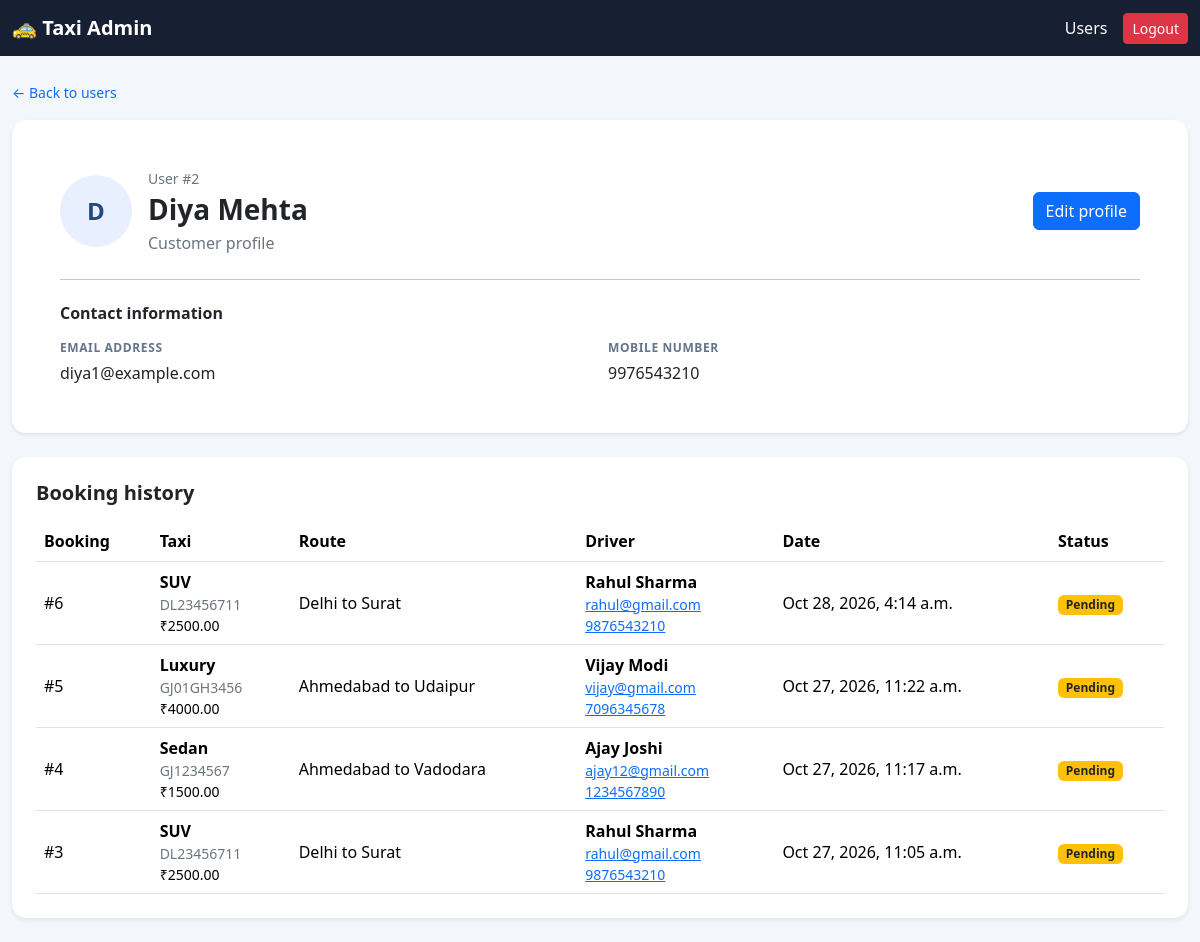
/users/2/ (signed in), run on an earlier commit of the app's database.
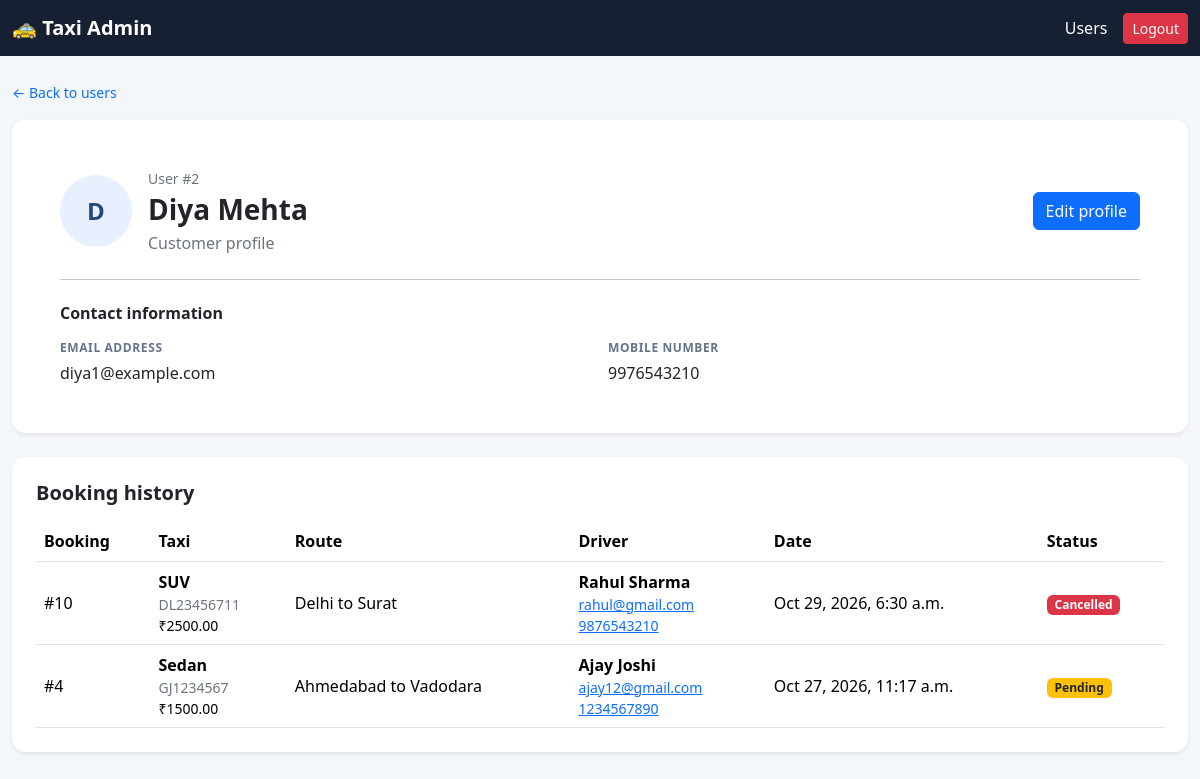
And on a later commit of the database.
### core/models.py (models this page shows, shortened)
class User(models.Model):
    name = models.CharField(max_length=100)
    email = models.EmailField(unique=True)
    mobile = models.CharField(max_length=15)
    password = models.CharField(max_length=128)
    class Meta:
        ordering = ['name']

class Booking(models.Model):
    STATUS_CHOICES = [
        ('Pending', 'Pending'),
        ('Approved', 'Approved'),
        ('Cancelled', 'Cancelled'),
    ]
    user = models.ForeignKey(
        'core.User',
        on_delete=models.CASCADE,
        related_name='bookings'
    )
    taxi = models.ForeignKey(
        'core.Taxi',
        on_delete=models.CASCADE,
        related_name='bookings'
    )
    date = models.DateTimeField(auto_now_add=True)
    status = models.CharField(
        max_length=20,
        choices=STATUS_CHOICES,
        default='Pending'
    )

class Taxi(models.Model):
    number = models.CharField(max_length=20, unique=True)
    type = models.CharField(max_length=50)
    source = models.CharField(max_length=100)
    destination = models.CharField(max_length=100)
    price = models.DecimalField(max_digits=10, decimal_places=2)
    availability = models.BooleanField(default=True)
    driver = models.ForeignKey(
        Driver,
        on_delete=models.CASCADE,
        related_name='taxis',
    )

class Driver(models.Model):
    name = models.CharField(max_length=100)
    email = models.EmailField(unique=True)
    license_number = models.CharField(
        max_length=50,
        unique=True
    )
    mobile = models.CharField(max_length=15)
    taxi_number = models.CharField(max_length=20, blank=True)
    password = models.CharField(max_length=128)

### core/views.py (the view)
# urls.py: path('users/<int:user_id>/', views.admin_user_detail, name='admin_user_detail'),
@user_passes_test(lambda user: user.is_authenticated and user.is_staff,
                  login_url='admin_login')
def admin_user_detail(request, user_id):
    user = get_object_or_404(User, pk=user_id)
    bookings = user.bookings.select_related(
        'taxi',
        'taxi__driver',
    ).order_by('-date')
    return render(
        request,
        'core/admin_user_detail.html',
        {
            'user_record': user,
            'bookings': bookings,
        },
    )

### core/templates/core/admin_user_detail.html (shortened to what this page needs)
<!DOCTYPE html>
<html lang="en">
<head>
    <link href="https://cdn.jsdelivr.net/npm/bootstrap@5.3.3/dist/css/bootstrap.min.css"
          rel="stylesheet">
</head>
<body>
<nav class="navbar navbar-dark admin-navbar">
    <div class="container-xxl">
        <a class="navbar-brand fw-bold" href="{% url 'admin_dashboard' %}">
            🚕 Taxi Admin
        </a>
        <div class="d-flex align-items-center gap-3">
            <a class="nav-link text-white" href="{% url 'admin_users' %}">
                Users
            </a>
            <form method="POST" action="{% url 'admin_logout' %}">
                <button type="submit" class="btn btn-danger btn-sm">Logout</button>
            </form>
        </div>
    </div>
</nav>
<main class="container-xxl py-4">
    <a class="text-decoration-none small" href="{% url 'admin_users' %}">
        &larr; Back to users
    </a>
    <section class="card profile-card shadow-sm mt-3">
        <div class="card-body p-4 p-md-5">
            <header class="d-flex flex-wrap align-items-center gap-3 mb-4">
                <span class="profile-avatar" aria-hidden="true">
                    {{ user_record.name|first|upper }}
                </span>
                <div>
                    <p class="text-secondary small mb-1">
                        User #{{ user_record.pk }}
                    </p>
                    <h1 class="h3 fw-bold mb-1">{{ user_record.name }}</h1>
                    <p class="text-secondary mb-0">Customer profile</p>
                </div>
                <a class="btn btn-primary ms-md-auto"
                   href="{% url 'admin_user_edit' user_record.pk %}">
                    Edit profile
                </a>
            </header>
            <hr class="mb-4">
            <h2 class="h6 fw-bold mb-3">Contact information</h2>
            <div class="row g-3">
                <div class="col-12 col-md-6">
                    <div class="detail-label mb-1">Email address</div>
                    <div>{{ user_record.email }}</div>
                </div>
                <div class="col-12 col-md-6">
                    <div class="detail-label mb-1">Mobile number</div>
                    <div>{{ user_record.mobile }}</div>
                </div>
            </div>
        </div>
    </section>
    <section class="card profile-card shadow-sm mt-4">
        <div class="card-body p-4">
            <h2 class="h5 fw-bold mb-3">Booking history</h2>
            {% if bookings %}
                <div class="table-responsive">
                    <table class="table align-middle mb-0">
                        <thead>
                            <tr>
                                <th>Booking</th>
                                <th>Taxi</th>
                                <th>Route</th>
                                <th>Driver</th>
                                <th>Date</th>
                                <th>Status</th>
                            </tr>
                        </thead>
                        <tbody>
                            {% for booking in bookings %}
                                <tr>
                                    <td>#{{ booking.pk }}</td>
                                    <td>
                                        <div class="fw-semibold">{{ booking.taxi.type }}</div>
                                        <div class="small text-secondary">{{ booking.taxi.number }}</div>
                                        <div class="small">₹{{ booking.taxi.price }}</div>
                                    </td>
                                    <td>{{ booking.taxi.source }} to {{ booking.taxi.destination }}</td>
                                    <td>
                                        <div class="fw-semibold">{{ booking.taxi.driver.name }}</div>
                                        <a class="small d-block" href="mailto:{{ booking.taxi.driver.email }}">{{ booking.taxi.driver.email }}</a>
                                        <a class="small d-block" href="tel:{{ booking.taxi.driver.mobile }}">{{ booking.taxi.driver.mobile }}</a>
                                    </td>
                                    <td>{{ booking.date|date:"M j, Y, g:i a" }}</td>
                                    <td>
                                        {% if booking.status == 'Approved' %}
                                            <span class="badge text-bg-success">{{ booking.status }}</span>
                                        {% elif booking.status == 'Cancelled' %}
                                            <span class="badge text-bg-danger">{{ booking.status }}</span>
                                        {% else %}
                                            <span class="badge text-bg-warning text-dark">{{ booking.status }}</span>
                                        {% endif %}
                                    </td>
                                </tr>
                            {% endfor %}
                        </tbody>
                    </table>
                </div>
            {% else %}
                <p class="text-secondary mb-0">No bookings yet</p>
            {% endif %}
        </div>
    </section>
</main>
</body>
</html>

### core/templates/core/admin_user_detail.html (style rules this page uses)
body { background: #f3f6fa; }
.admin-navbar { background: #172033; }
.profile-card { border: 0; border-radius: 14px; }
.profile-avatar { align-items: center; background: #e8efff; border-radius: 50%; color: #24477c; display: inline-flex; font-size: 1.5rem; font-weight: 700; height: 72px; justify-content: center; width: 72px; }
.detail-label { color: #64748b; font-size: .75rem; font-weight: 700; letter-spacing: .05em; text-transform: uppercase; }

What changed in the data, as far as the page shows it:
removed Booking: pk "6", taxi.type "SUV", taxi.number "DL23456711", taxi.price "2500.00", taxi.source "Delhi", taxi.destination "Surat", taxi.driver.name "Rahul Sharma", taxi.driver.email "rahul@gmail.com", taxi.driver.mobile "9876543210", date "Oct 28, 2026, 4:14 a.m.", status "Pending"
removed Booking: pk "5", taxi.type "Luxury", taxi.number "GJ01GH3456", taxi.price "4000.00", taxi.source "Ahmedabad", taxi.destination "Udaipur", taxi.driver.name "Vijay Modi", taxi.driver.email "vijay@gmail.com", taxi.driver.mobile "7096345678", date "Oct 27, 2026, 11:22 a.m.", status "Pending"
removed Booking: pk "3", taxi.type "SUV", taxi.number "DL23456711", taxi.price "2500.00", taxi.source "Delhi", taxi.destination "Surat", taxi.driver.name "Rahul Sharma", taxi.driver.email "rahul@gmail.com", taxi.driver.mobile "9876543210", date "Oct 27, 2026, 11:05 a.m.", status "Pending"
added Booking: pk "10", taxi.type "SUV", taxi.number "DL23456711", taxi.price "2500.00", taxi.source "Delhi", taxi.destination "Surat", taxi.driver.name "Rahul Sharma", taxi.driver.email "rahul@gmail.com", taxi.driver.mobile "9876543210", date "Oct 29, 2026, 6:30 a.m.", status "Cancelled"
